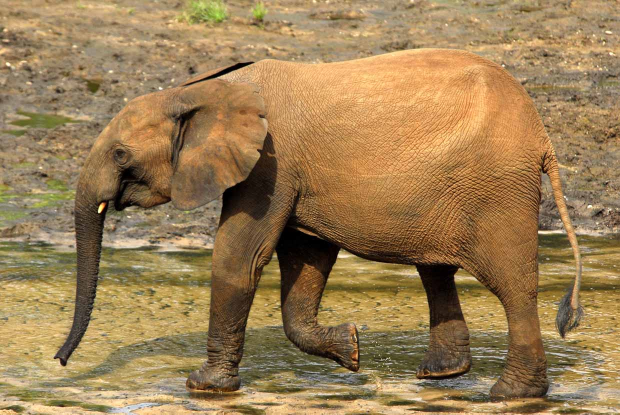
#> input picture curvrank/ex_image.jpg, 1239 x 829 px, found by its file name (shown at 1/2 size)
$ python gen_synth.py
#> lines starting #> are read from the running program, lines starting #| are printed output that depends on the picture; after the words box and inside, x2 and y2 are one past the last pixel; in counts of white or black regions, pixels touching at a corner belong together
### curvrank/utils.py
import numpy as np

def resample_polyline(polyline: np.ndarray, spacing: float) -> np.ndarray:
    """
    Given a polyline, resample it to a polyline with spacing of `spacing`
    """
    new_polyline = []
    for i in range(-1, len(polyline) - 1):
        start = polyline[i]
        end = polyline[i + 1]
        segment = end - start
        seg_len = np.linalg.norm(segment)
        num = int(np.floor(seg_len / spacing))
        direction = segment / seg_len
        for j in range(1, num + 1):
            point = start + direction * spacing * j
            new_polyline.append(point)
    return np.array(new_polyline)

### curvrank/gen_synth.py
import cv2
import numpy as np
import json
from utils import resample_polyline

if __name__ == "__main__":

    with open("curvrank/ex_contour.json", "r") as f:
#> (reads curvrank/ex_contour.json from the repository)
        data = json.load(f)
    polyline = np.array([[int(point["x"]), int(point["y"])] for point in data["predictions"][0]["points"]])
    polyline = polyline * 2

    image = cv2.imread("curvrank/ex_image.jpg")
#> image is the input picture: shape (829, 1239, 3); mean B, G, R 84.2, 126.5, 155.9
    image = cv2.resize(image, (image.shape[1] * 2, image.shape[0] * 2))
#> image: shape (1658, 2478, 3)

    # Crop image to polyline +- 30 pixels
    x_min = np.min(polyline[:, 0]) - 30
    x_max = np.max(polyline[:, 0]) + 30
    y_min = np.min(polyline[:, 1]) - 30
    y_max = np.max(polyline[:, 1]) + 30
    image = image[y_min:y_max, x_min:x_max]
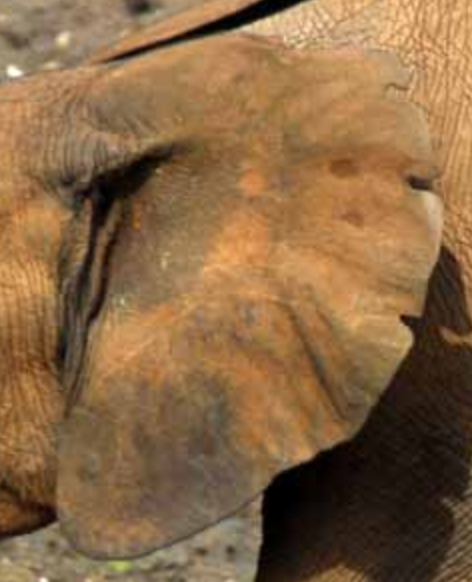
#> image: shape (582, 472, 3); mean B, G, R 68.3, 103.4, 136.9

    # translate polyline
    polyline = polyline - np.array([x_min, y_min])

    print(polyline)

    cv2.drawContours(image, [polyline], 0, (0, 0, 255), 2)
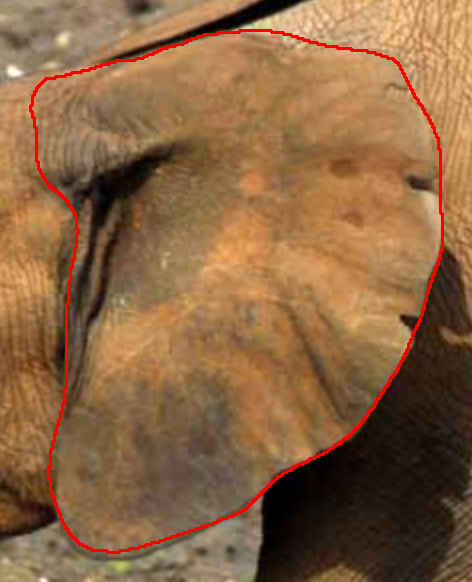
#> image: shape (582, 472, 3); 1.94% of pixels changed, all inside (x1, y1, x2, y2) = (29, 29, 444, 554)

    for point in polyline:
        cv2.circle(image, (point[0], point[1]), 1, (0, 0, 0), -1)
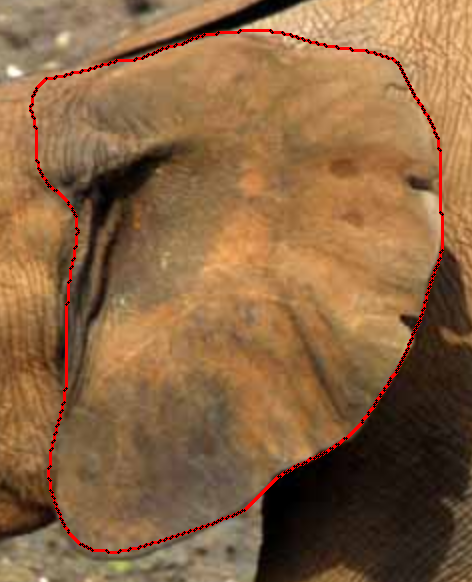
#> image: shape (582, 472, 3); 0.6% of pixels changed, all inside (x1, y1, x2, y2) = (29, 29, 444, 554)

    cv2.imshow("image", image)
    cv2.waitKey(0)
    cv2.destroyAllWindows()

    new_polyline = resample_polyline(polyline, 2).astype(int)
    print(new_polyline)
    cv2.drawContours(image, [new_polyline], 0, (0, 0, 255), 2)
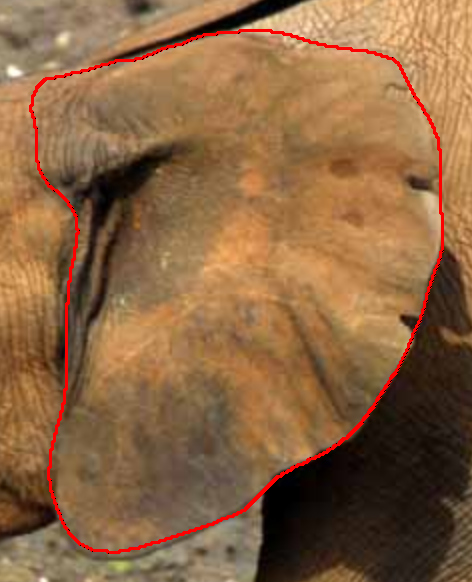
#> image: shape (582, 472, 3); 0.58% of pixels changed, all inside (x1, y1, x2, y2) = (29, 29, 444, 554)
    for point in new_polyline:
        cv2.circle(image, (point[0], point[1]), 1, (0, 0, 0), -1)
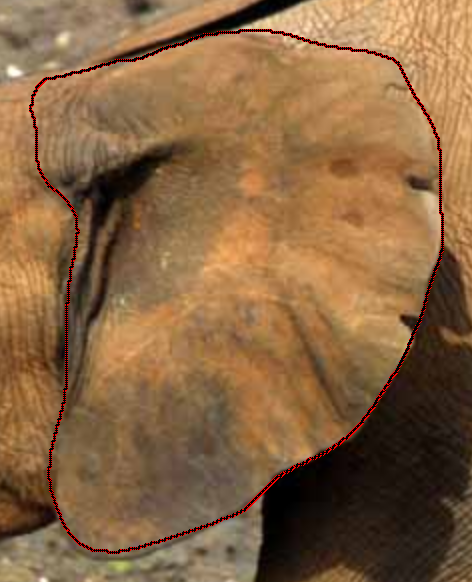
#> image: shape (582, 472, 3); 1.18% of pixels changed, all inside (x1, y1, x2, y2) = (29, 29, 444, 554)
    cv2.imshow("image", image)
    cv2.waitKey(0)
    cv2.destroyAllWindows()
